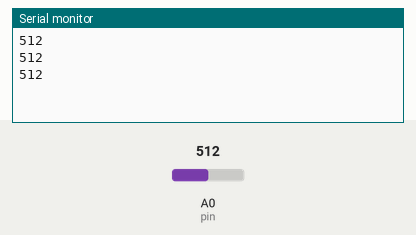
Recording of a sketch running on a simulated Arduino Uno, built with avr-gcc and run on an emulated ATmega328P. On the bench: the last lines printed to the serial monitor. Inputs (shaded band) come from the test bench; at power-on: A0 (pin) = 512.

Above: at 1.3 s.
1.4 s: A0 (pin) set to 716
At 1.9 s:
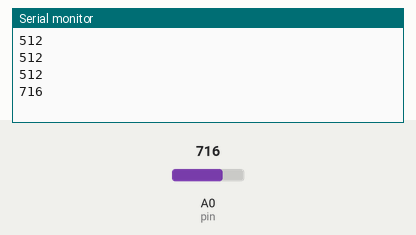
2.9 s: A0 (pin) set to 900
At 3.4 s:
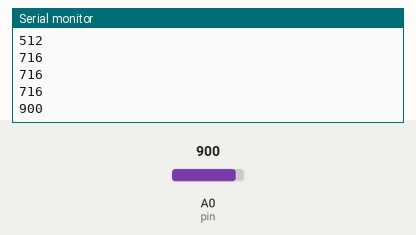
Timing chart, 0 to 5.9 s (numbered marks = the images above; inputs shaded):
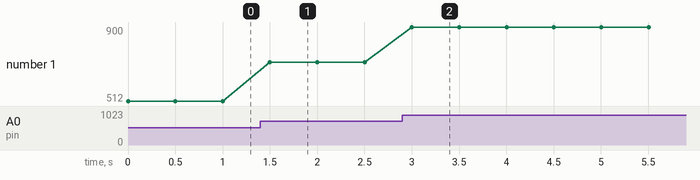

The sketch:

KnobPotentiometer.ino
```cpp
int pin = 0;
int potentiometer_value = 0;

void setup() {

  Serial.begin(9600);

}

void loop() {

  potentiometer_value = analogRead(pin);
  Serial.println(potentiometer_value);
  delay(500);

}
```

Measured:
- after the input at 1.4 s, the serial monitor: prints a new line after 0.10 s (image 1)
- after the input at 2.9 s, the serial monitor: prints a new line after 0.10 s (image 2)
- plotted number 1: 512 → 716 after the input at 1.4 s, 716 → 900 after the input at 2.9 s
